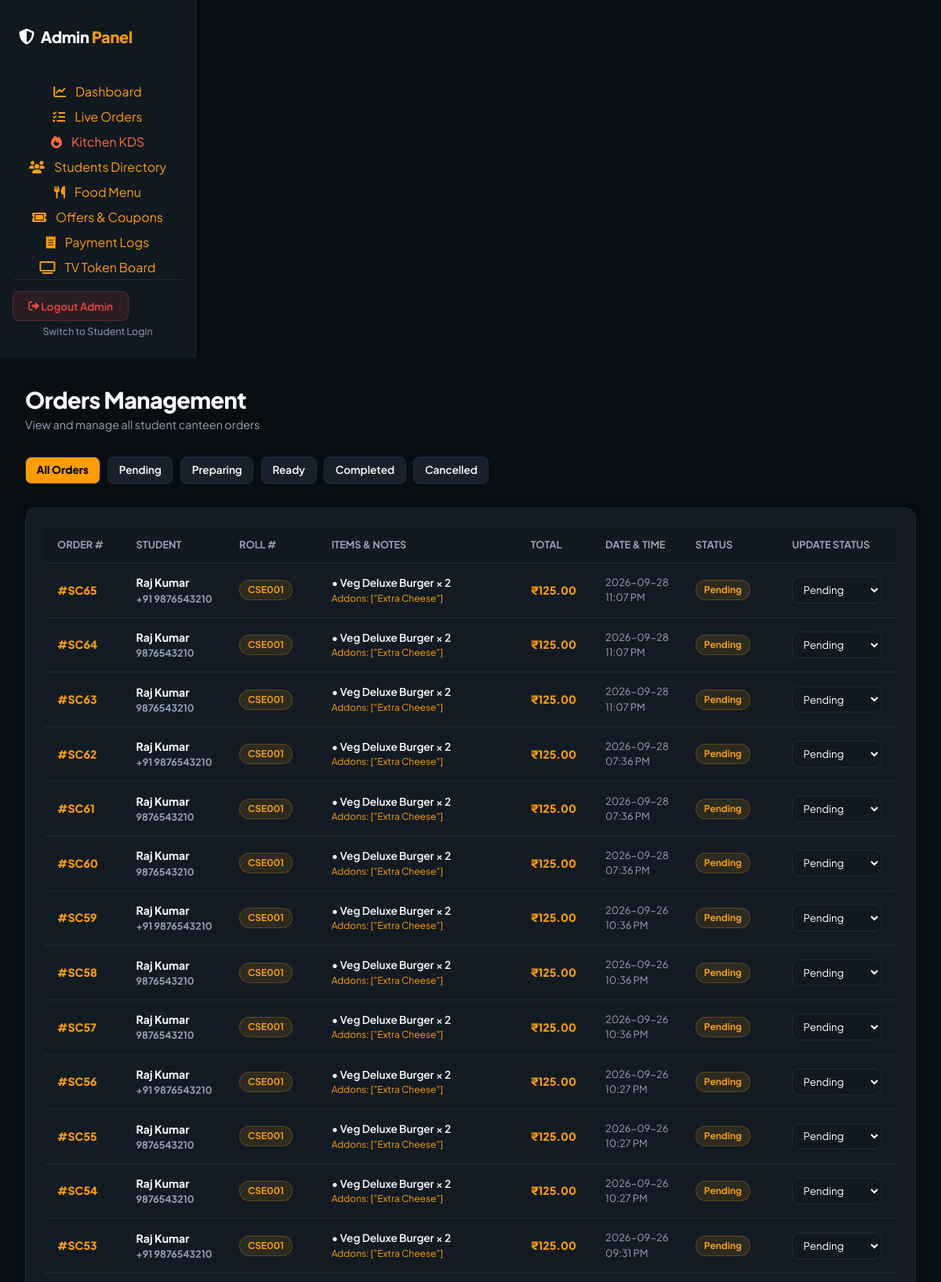
Page /admin/orders (signed in, upper part) on the committed database.
### tables this page shows
CREATE TABLE orders (
            id INTEGER PRIMARY KEY AUTOINCREMENT,
            order_number TEXT NOT NULL UNIQUE,
            student_id INTEGER,
            student_name TEXT NOT NULL,
            roll_number TEXT NOT NULL,
            phone TEXT,
            order_type TEXT DEFAULT 'Canteen Pickup',
            delivery_address TEXT,
            payment_method TEXT DEFAULT 'UPI',
            subtotal REAL NOT NULL,
            discount REAL DEFAULT 0,
            service_fee REAL DEFAULT 5.0,
            total_amount REAL NOT NULL,
            status TEXT DEFAULT 'Pending',
            order_date TEXT,
            order_time TEXT,
            created_at TIMESTAMP DEFAULT CURRENT_TIMESTAMP, payment_status TEXT DEFAULT 'Paid', payment_reference TEXT DEFAULT 'DEMO_REF', coupon_code TEXT, pickup_slot TEXT DEFAULT 'Instant Prep',
            FOREIGN KEY (student_id) REFERENCES students(id)
        );

CREATE TABLE order_items (
            id INTEGER PRIMARY KEY AUTOINCREMENT,
            order_id INTEGER NOT NULL,
            item_id INTEGER NOT NULL,
            item_name TEXT NOT NULL,
            price REAL NOT NULL,
            quantity INTEGER NOT NULL,
            addons_json TEXT,
            instructions TEXT,
            FOREIGN KEY (order_id) REFERENCES orders(id) ON DELETE CASCADE
        );

### app.py (the view)
@app.route('/admin/orders')
def admin_orders():
    if not is_admin_logged_in():
        return redirect(url_for('admin_login'))
    status_filter = request.args.get('status', 'All')
    orders = database.get_all_orders(status_filter=status_filter)
    stats = database.get_admin_stats()
    return render_template('admin_orders.html', orders=orders, status_filter=status_filter, stats=stats)

### app.py (called while the page is built)
@app.before_request
def setup_db():
    if not hasattr(app, 'db_initialized'):
        database.init_db()
        app.db_initialized = True

def is_admin_logged_in():
    return session.get('admin_logged_in', False)

### database.py (called while the page is built)
def get_db_connection():
    conn = sqlite3.connect(DB_NAME)
    conn.row_factory = sqlite3.Row
    return conn

def get_all_orders(status_filter=None):
    conn = get_db_connection()
    query = "SELECT * FROM orders WHERE 1=1"
    params = []
    if status_filter and status_filter != 'All':
        query += " AND status = ?"
        params.append(status_filter)
    query += " ORDER BY id DESC"
    orders = conn.execute(query, params).fetchall()
    result = []
    for order in orders:
        o = dict(order)
        items = conn.execute("SELECT * FROM order_items WHERE order_id = ?", (o['id'],)).fetchall()
        o['items'] = [dict(i) for i in items]
        result.append(o)
    conn.close()
    return result

def get_admin_stats():
    conn = get_db_connection()
    total_orders = conn.execute("SELECT COUNT(*) FROM orders").fetchone()[0]
    pending_orders = conn.execute("SELECT COUNT(*) FROM orders WHERE status IN ('Pending', 'Preparing')").fetchone()[0]
    completed_orders = conn.execute("SELECT COUNT(*) FROM orders WHERE status = 'Completed'").fetchone()[0]
    total_students = conn.execute("SELECT COUNT(*) FROM students").fetchone()[0]
    today_revenue = conn.execute("SELECT COALESCE(SUM(total_amount), 0) FROM orders WHERE status != 'Cancelled'").fetchone()[0]
    conn.close()
    return {
        'total_orders': total_orders,
        'pending_orders': pending_orders,
        'completed_orders': completed_orders,
        'total_students': total_students,
        'today_revenue': round(today_revenue, 2)
    }

### templates/admin_orders.html (shortened to what this page needs)
{% extends 'admin_base.html' %}
{% block content %}
<div style="display: flex; align-items: center; justify-content: space-between; margin-bottom: 1.8rem;">
  <div>
    <h1 style="font-size: 1.8rem; font-weight: 800;">Orders Management</h1>
    <p style="color: var(--text-muted); font-size: 0.9rem;">View and manage all student canteen orders</p>
  </div>
</div>
<div style="margin-bottom: 1.5rem; display: flex; gap: 0.6rem; overflow-x: auto; padding-bottom: 0.4rem;">
  <a href="{{ url_for('admin_orders', status='All') }}" class="btn-secondary btn-sm {% if status_filter == 'All' %}active{% endif %}" style="{% if status_filter == 'All' %}background: var(--primary-accent); color: #000; font-weight: 800;{% endif %}">
    All Orders
  </a>
  <a href="{{ url_for('admin_orders', status='Pending') }}" class="btn-secondary btn-sm " style="">
    Pending
  </a>
  <a href="{{ url_for('admin_orders', status='Preparing') }}" class="btn-secondary btn-sm " style="">
    Preparing
  </a>
  <a href="{{ url_for('admin_orders', status='Ready') }}" class="btn-secondary btn-sm " style="">
    Ready
  </a>
  <a href="{{ url_for('admin_orders', status='Completed') }}" class="btn-secondary btn-sm " style="">
    Completed
  </a>
  <a href="{{ url_for('admin_orders', status='Cancelled') }}" class="btn-secondary btn-sm " style="">
    Cancelled
  </a>
</div>
<div class="glass-card" style="padding: 1.5rem;">
  <div class="table-responsive">
    <table class="admin-table">
      <thead>
        <tr>
          <th>Order #</th>
          <th>Student</th>
          <th>Roll #</th>
          <th>Items & Notes</th>
          <th>Total</th>
          <th>Date & Time</th>
          <th>Status</th>
          <th>Update Status</th>
        </tr>
      </thead>
      <tbody>
        {% for order in orders %}
        <tr>
          <td style="font-weight: 800; color: var(--primary-accent);">
            #{{ order.order_number }}
          </td>
          <td style="font-weight: 700;">
            {{ order.student_name }}
            <div style="font-size: 0.78rem; color: var(--text-muted);">{{ order.phone }}</div>
          </td>
          <td>
            <span class="status-pill status-pending" style="font-size: 0.75rem;">{{ order.roll_number }}</span>
          </td>
          <td style="max-width: 260px;">
            {% for item in order['items'] %}
            <div style="font-size: 0.85rem; font-weight: 600;">• {{ item.item_name }} × {{ item.quantity }}</div>
            {% if item.addons_json %}
            <div style="font-size: 0.75rem; color: var(--primary-accent);">Addons: {{ item.addons_json }}</div>
            {% endif %}
            {% endfor %}
          </td>
          <td style="font-weight: 800; color: var(--primary-accent);">
            ₹{{ '%.2f'|format(order.total_amount) }}
          </td>
          <td style="font-size: 0.8rem; color: var(--text-muted);">
            {{ order.order_date }}<br>{{ order.order_time }}
          </td>
          <td>
            {% if order.status == 'Pending' %}
              <span class="status-pill status-pending">Pending</span>
            {% elif order.status == 'Preparing' %}
              <span class="status-pill status-preparing">Preparing</span>
            {% elif order.status == 'Ready' %}
              <span class="status-pill status-ready">Ready</span>
            {% elif order.status == 'Completed' %}
              <span class="status-pill status-completed">Completed</span>
            {% else %}
              <span class="status-pill status-cancelled">Cancelled</span>
            {% endif %}
          </td>
          <td>
            <form action="{{ url_for('admin_update_order_status', order_id=order.id) }}" method="POST">
              <select name="status" class="form-control" style="padding: 0.4rem 0.6rem; font-size: 0.82rem;" onchange="this.form.submit()">
                <option value="Pending" {% if order.status == 'Pending' %}selected{% endif %}>Pending</option>
              </select>
            </form>
          </td>
        </tr>
        {% else %}
        <tr>
          <td colspan="8" style="text-align: center; color: var(--text-muted); padding: 2rem;">
            No orders found for this filter.
          </td>
        </tr>
        {% endfor %}
      </tbody>
    </table>
  </div>
</div>
{% endblock %}

### static/css/style.css (style rules this page uses)
:root { --bg-main: #080D12; --bg-secondary: #101820; --card-bg: #121B24; --card-elevated: #17212B; --card-border: #1F2C39; --card-border-hover: #2E3E50; --primary-accent: #FF9D00; --secondary-accent: #FF6B35; --success: #22C55E; --danger: #EF4444; --info: #3B82F6; --warning: #F59E0B; --text-primary: #FFFFFF; --text-muted: #94A3B8; --font-family: 'Plus Jakarta Sans', -apple-system, BlinkMacSystemFont, 'Segoe UI', Roboto, sans-serif; --radius-sm: 8px; --radius-md: 14px; --radius-lg: 20px; --shadow-sm: 0 2px 8px rgba(0, 0, 0, 0.25); --shadow-md: 0 6px 20px rgba(0, 0, 0, 0.4); --shadow-glow: 0 0 20px rgba(255, 157, 0, 0.2); }
* { box-sizing: border-box; margin: 0; padding: 0; }
body { font-family: var(--font-family); background-color: var(--bg-main); color: var(--text-primary); min-height: 100vh; display: flex; flex-direction: column; overflow-x: hidden; line-height: 1.5; -webkit-font-smoothing: antialiased; transition: background-color 0.25s ease, color 0.25s ease; position: relative; }
a { color: var(--primary-accent); text-decoration: none; transition: color 0.2s ease; }
h1, h2, h3, h4, h5, h6 { color: var(--text-primary); font-weight: 700; letter-spacing: -0.02em; }
.glass-card, .solid-card { background: var(--card-bg); border: 1px solid var(--card-border); border-radius: var(--radius-md); box-shadow: var(--shadow-sm); transition: transform 0.2s ease, border-color 0.2s ease, box-shadow 0.2s ease; }
.btn-secondary { background: var(--card-elevated); color: var(--text-primary); font-weight: 600; font-size: 0.9rem; padding: 0.7rem 1.4rem; border: 1px solid var(--card-border); border-radius: var(--radius-sm); cursor: pointer; display: inline-flex; align-items: center; justify-content: center; gap: 0.5rem; transition: all 0.2s ease; }
.btn-sm { padding: 0.4rem 0.85rem; font-size: 0.85rem; }
.form-control { background: var(--bg-secondary); border: 1px solid var(--card-border); color: var(--text-primary); padding: 0.75rem 0.9rem; border-radius: var(--radius-sm); font-family: var(--font-family); font-size: 0.92rem; outline: none; transition: border-color 0.2s ease; }
select.form-control option { background: var(--card-bg); color: var(--text-primary); }
.status-pill { padding: 3px 10px; border-radius: 20px; font-size: 0.75rem; font-weight: 700; display: inline-flex; align-items: center; gap: 5px; }
.status-pending { background: rgba(245, 158, 11, 0.12); color: var(--warning); border: 1px solid rgba(245, 158, 11, 0.25); }
.admin-layout { display: flex; min-height: 100vh; }
.table-responsive { width: 100%; overflow-x: auto; }
.admin-table { width: 100%; border-collapse: collapse; }
.admin-table th { padding: 0.8rem 1rem; font-size: 0.8rem; font-weight: 700; color: var(--text-muted); text-transform: uppercase; text-align: left; border-bottom: 1px solid var(--card-border); background: var(--bg-secondary); }
.admin-table td { padding: 0.9rem 1rem; background: var(--card-bg); border-bottom: 1px solid var(--card-border); font-size: 0.88rem; }

### rows in the picture
orders: order_number "SC65", student_name "Raj Kumar", phone "+91 9876543210", roll_number "CSE001", total_amount "125.00", order_date "2026-09-28", order_time "11:07 PM", shows "Pending", status "Pending"
order_items: item_name "Veg Deluxe Burger", quantity "2", addons_json "[\"Extra Cheese\"]"
orders: order_number "SC64", student_name "Raj Kumar", phone "9876543210", roll_number "CSE001", total_amount "125.00", order_date "2026-09-28", order_time "11:07 PM", shows "Pending", status "Pending"
order_items: item_name "Veg Deluxe Burger", quantity "2", addons_json "[\"Extra Cheese\"]"
orders: order_number "SC63", student_name "Raj Kumar", phone "9876543210", roll_number "CSE001", total_amount "125.00", order_date "2026-09-28", order_time "11:07 PM", shows "Pending", status "Pending"
order_items: item_name "Veg Deluxe Burger", quantity "2", addons_json "[\"Extra Cheese\"]"
orders: order_number "SC62", student_name "Raj Kumar", phone "+91 9876543210", roll_number "CSE001", total_amount "125.00", order_date "2026-09-28", order_time "07:36 PM", shows "Pending", status "Pending"
order_items: item_name "Veg Deluxe Burger", quantity "2", addons_json "[\"Extra Cheese\"]"
orders: order_number "SC61", student_name "Raj Kumar", phone "9876543210", roll_number "CSE001", total_amount "125.00", order_date "2026-09-28", order_time "07:36 PM", shows "Pending", status "Pending"
order_items: item_name "Veg Deluxe Burger", quantity "2", addons_json "[\"Extra Cheese\"]"
orders: order_number "SC60", student_name "Raj Kumar", phone "9876543210", roll_number "CSE001", total_amount "125.00", order_date "2026-09-28", order_time "07:36 PM", shows "Pending", status "Pending"
order_items: item_name "Veg Deluxe Burger", quantity "2", addons_json "[\"Extra Cheese\"]"
orders: order_number "SC59", student_name "Raj Kumar", phone "+91 9876543210", roll_number "CSE001", total_amount "125.00", order_date "2026-09-26", order_time "10:36 PM", shows "Pending", status "Pending"
order_items: item_name "Veg Deluxe Burger", quantity "2", addons_json "[\"Extra Cheese\"]"
orders: order_number "SC58", student_name "Raj Kumar", phone "9876543210", roll_number "CSE001", total_amount "125.00", order_date "2026-09-26", order_time "10:36 PM", shows "Pending", status "Pending"
order_items: item_name "Veg Deluxe Burger", quantity "2", addons_json "[\"Extra Cheese\"]"
orders: order_number "SC57", student_name "Raj Kumar", phone "9876543210", roll_number "CSE001", total_amount "125.00", order_date "2026-09-26", order_time "10:36 PM", shows "Pending", status "Pending"
order_items: item_name "Veg Deluxe Burger", quantity "2", addons_json "[\"Extra Cheese\"]"
orders: order_number "SC56", student_name "Raj Kumar", phone "+91 9876543210", roll_number "CSE001", total_amount "125.00", order_date "2026-09-26", order_time "10:27 PM", shows "Pending", status "Pending"
order_items: item_name "Veg Deluxe Burger", quantity "2", addons_json "[\"Extra Cheese\"]"
orders: order_number "SC55", student_name "Raj Kumar", phone "9876543210", roll_number "CSE001", total_amount "125.00", order_date "2026-09-26", order_time "10:27 PM", shows "Pending", status "Pending"
order_items: item_name "Veg Deluxe Burger", quantity "2", addons_json "[\"Extra Cheese\"]"
orders: order_number "SC54", student_name "Raj Kumar", phone "9876543210", roll_number "CSE001", total_amount "125.00", order_date "2026-09-26", order_time "10:27 PM", shows "Pending", status "Pending"
order_items: item_name "Veg Deluxe Burger", quantity "2", addons_json "[\"Extra Cheese\"]"
orders: order_number "SC53", student_name "Raj Kumar", phone "+91 9876543210", roll_number "CSE001", total_amount "125.00", order_date "2026-09-26", order_time "09:31 PM", shows "Pending", status "Pending"
order_items: item_name "Veg Deluxe Burger", quantity "2", addons_json "[\"Extra Cheese\"]"
